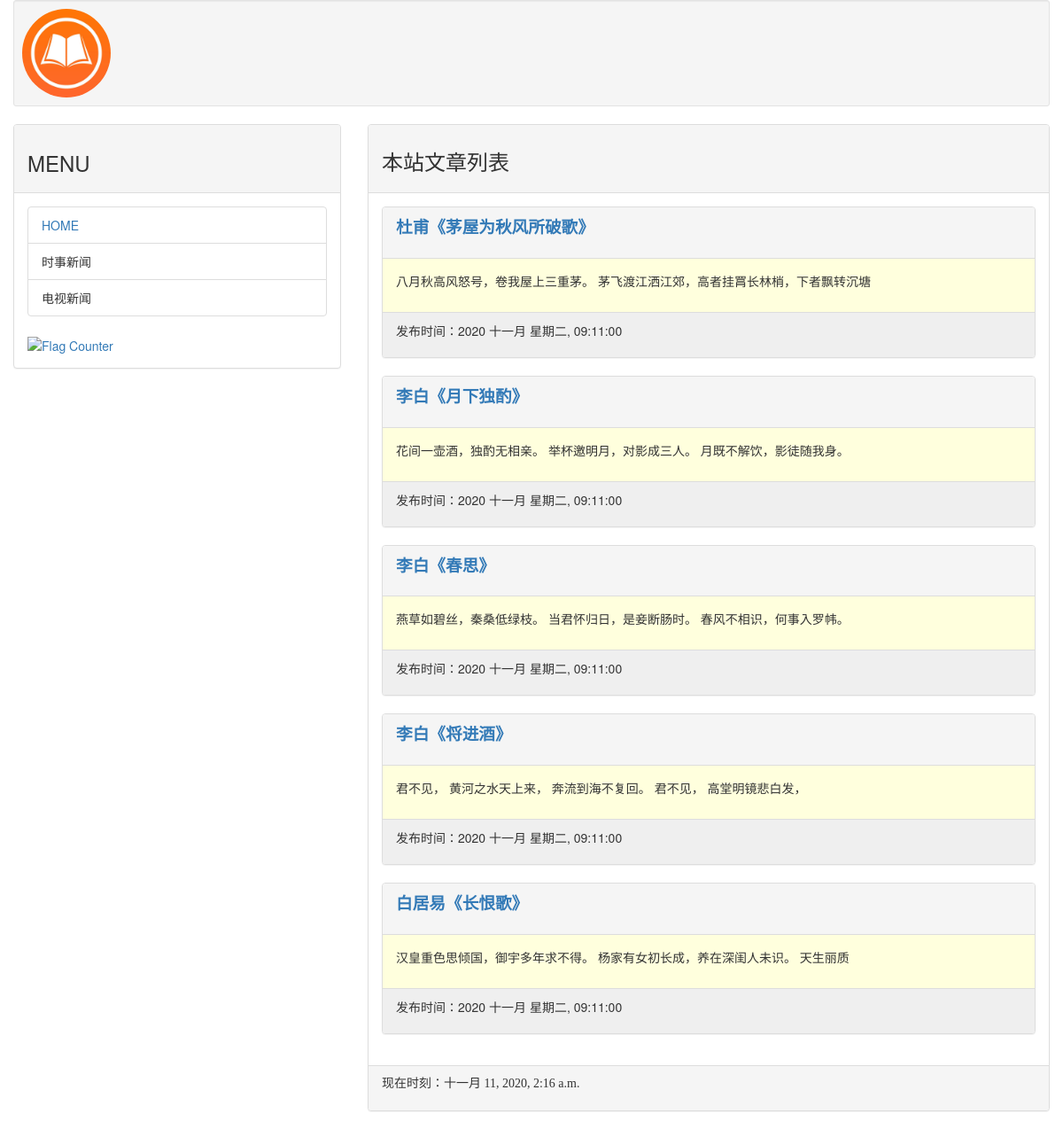
The page / on the database its author committed.
### mainsite/models.py (models this page shows, shortened)
class Post(models.Model):
    title = models.CharField(max_length=200)
    slug = models.CharField(max_length=200)
    body = models.TextField()
    pub_date = models.DateTimeField(default=timezone.now)
    class Meta:
        ordering = ('-pub_date', )

### mainsite/views.py (the view)
# urls.py: path('',homepage),
def homepage(request):
    posts = Post.objects.all()
    now = datetime.now()
    return render(request, 'index.html', locals())

### templates/index.html (shortened to what this page needs)
<!DOCTYPE html>
{% extends 'base.html' %}
{% block headmessage %}
    <h3 style="font-family: 楷体;">本站文章列表</h3>
{% endblock %}
{% block content %}
    {% for post in posts %}
        <div class="panel panel-default">
            <div class="panel-heading">
                <p style="font-family: 微软雅黑;font-size: 14pt;font-weight: bold;">
                    <a href="/post/{{ post.slug }}">{{ post.title }}</a>
                </p>
            </div>
        <div class="panel-body" style="background-color: #ffffdd">
            <p>
                {{ post.body | truncatechars:40 }}
            </p>
        </div>
        <div class="panel-footer" style="background-color: #efefef">
            <p>
                发布时间：{{ post.pub_date | date:"Y M D, h:m:s" }}
            </p>
        </div>
        </div>
    {% endfor %}
{% endblock %}

### templates/base.html (shortened to what this page needs)
<!DOCTYPE html>
<html lang="en">
<head>
    <link rel="stylesheet" href="https://cdn.staticfile.org/twitter-bootstrap/3.3.7/css/bootstrap.min.css">
</head>
<body>
<div class="container-fluid">
    {% include 'header.html' %}
    <div class="row">
        <div class="col-sm-4 col-md-4">
            <div class="panel panel-default">
                <div class="panel-heading">
                    <h3> MENU</h3>
                </div>
                <div class="panel-body">
                    <div class="list-group">
                        <div class="list-group-item"><a href="/" >HOME</a></div>
                        <div class="list-group-item">时事新闻</div>
                        <div class="list-group-item">电视新闻</div>
                    </div>
                     <a href="https://info.flagcounter.com/MiIP"><img src="https://s01.flagcounter.com/count/MiIP/bg_FFFFFF/txt_000000/border_CCCCCC/columns_1/maxflags_4/viewers_3/labels_1/pageviews_0/flags_0/percent_0/" alt="Flag Counter" border="0"></a>
                </div>
            </div>
        </div>
        <div class="col-sm-8 col-md-8">
            <div class="panel panel-default">
                <div class="panel-heading">
                    {% block headmessage %} {% endblock %}
                </div>
                <div class="panel-body">
                    {% block content %} {% endblock %}
                </div>
                <div class="panel-footer">
                    {% include 'footer.html' %}
                </div>
            </div>
        </div>
    </div>
</div>
</body>
</html>

### templates/header.html
{% load static %}
<div class="well well-sm">
    <img src="{% static 'images/logo.jpg' %}" class="img-circle" style="width:100px;height: 100px ">
</div>

### templates/footer.html
{% block footer %}
    {% if now %}
        <p style="font-family:微软雅黑">现在时刻：{{ now }}</p>
    {% else %}
        <p style="font-family:微软雅黑">本文内容取自网络，如有侵权请来信通知下架。。。</p>
    {% endif %}
{% endblock %}

### rows shown on the page
Post: title "杜甫《茅屋为秋风所破歌》", body "八月秋高风怒号，卷我屋上三重茅。 茅飞渡江洒江郊，高者挂罥长林梢，下者飘转沉塘", pub_date "2020 十一月 星期二, 09:11:00"
Post: title "李白《月下独酌》", body "花间一壶酒，独酌无相亲。 举杯邀明月，对影成三人。 月既不解饮，影徒随我身。", pub_date "2020 十一月 星期二, 09:11:00"
Post: title "李白《春思》", body "燕草如碧丝，秦桑低绿枝。 当君怀归日，是妾断肠时。 春风不相识，何事入罗帏。", pub_date "2020 十一月 星期二, 09:11:00"
Post: title "李白《将进酒》", body "君不见， 黄河之水天上来， 奔流到海不复回。 君不见， 高堂明镜悲白发，", pub_date "2020 十一月 星期二, 09:11:00"
Post: title "白居易《长恨歌》", body "汉皇重色思倾国，御宇多年求不得。 杨家有女初长成，养在深闺人未识。 天生丽质", pub_date "2020 十一月 星期二, 09:11:00"
